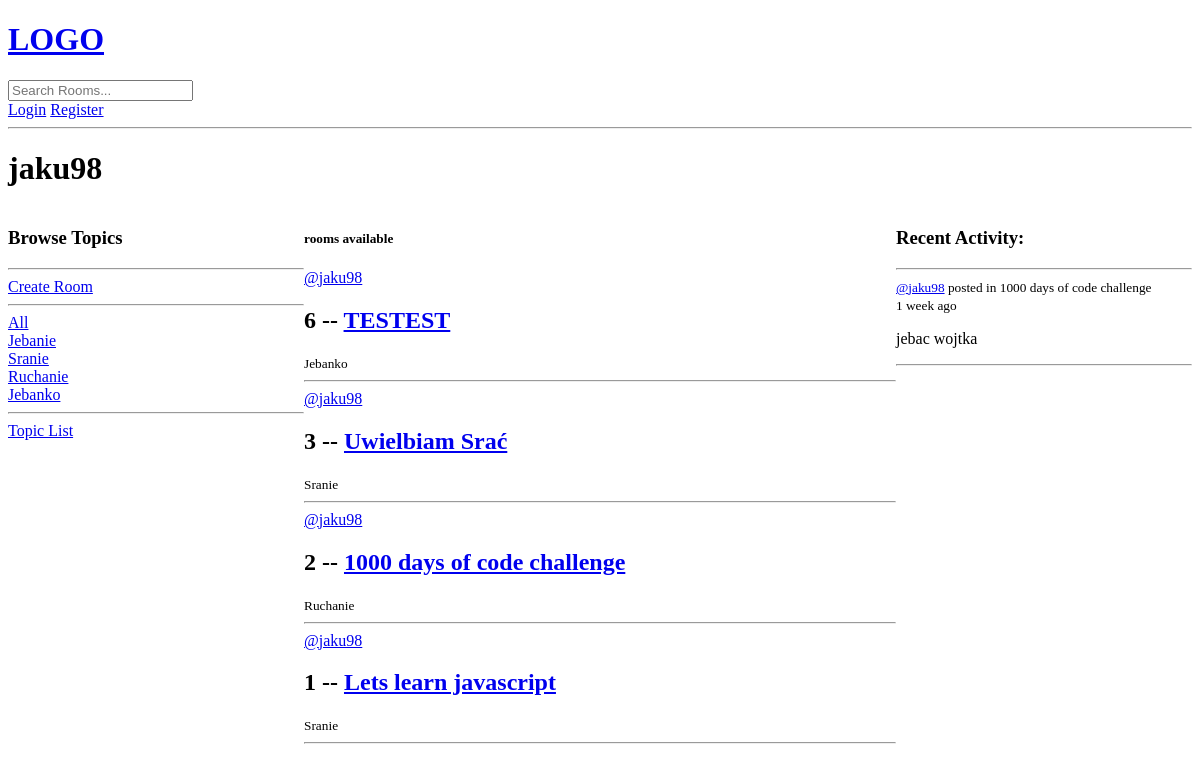
The page /profile/1 on the database as committed earlier.
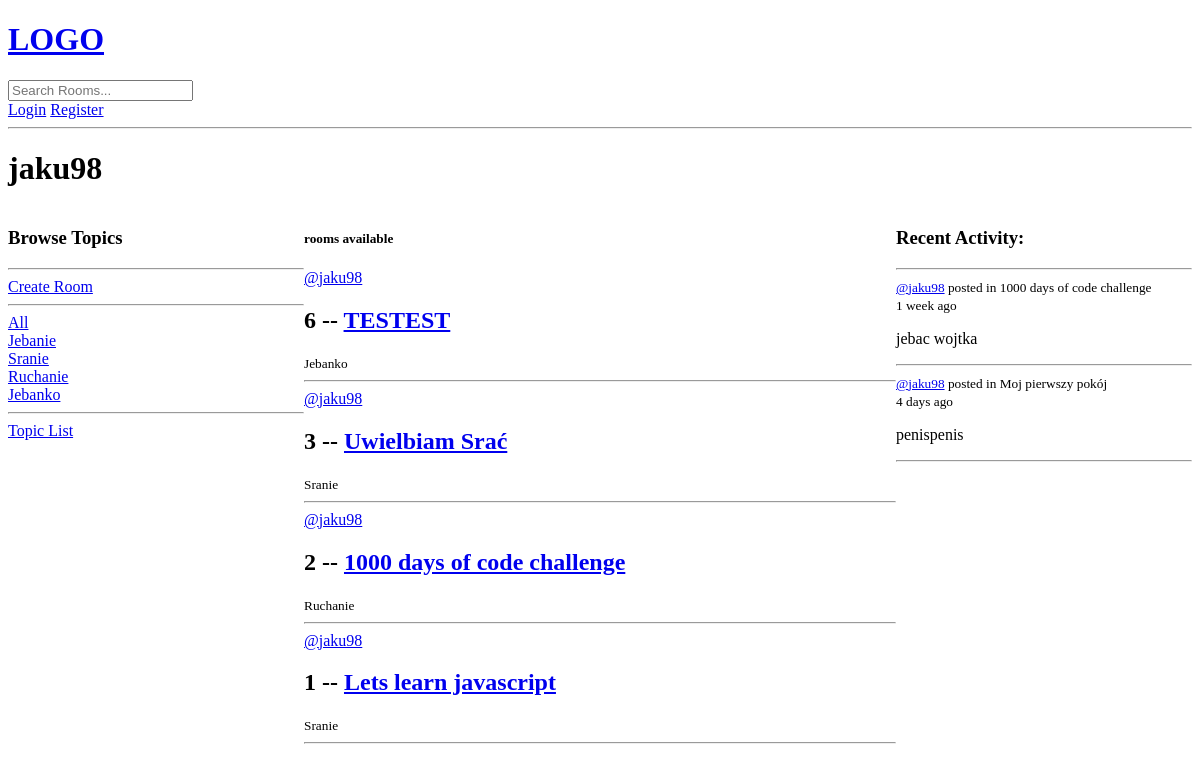
The same page on the database as committed later.
### base/models.py (models this page shows, shortened)
class Topic(models.Model):
    name = models.CharField(max_length=200)
    def __str__(self):
        return self.name

class Room(models.Model):
    user = models.ForeignKey(User, on_delete=models.SET_NULL, null=True)
    topic = models.ForeignKey(Topic, on_delete=models.SET_NULL, null=True)
    name = models.CharField(max_length=200)
    description = models.TextField(max_length=200, null=True, blank=True)
    participants = models.ManyToManyField(User, related_name='participants', blank=True)
    updated = models.DateTimeField(auto_now=True)
    created = models.DateTimeField(auto_now_add=True)
    class Meta:
        ordering = ['-updated', '-created']

class Message(models.Model):
    user = models.ForeignKey(User, on_delete=models.CASCADE)
    room = models.ForeignKey(Room, on_delete=models.CASCADE)
    body = models.TextField(max_length=300)
    updated = models.DateTimeField(auto_now=True)
    created = models.DateTimeField(auto_now_add=True)
    def __str__(self):
        return self.body[:50]

### base/views.py (the view)
# urls.py: path('profile/<str:pk>', views.user_profile, name="user_profile"),
def user_profile(request, pk):
    user = User.objects.get(id=pk)
    rooms = user.room_set.all()
    room_messages = user.message_set.all()
    topics = Topic.objects.all()
    context = {'user': user,
               'rooms': rooms,
               'topics': topics,
               'room_messages': room_messages}
    return render(request, 'base/profile.html', context)

### base/templates/base/profile.html (shortened to what this page needs)
{% extends 'main.html' %}
{% block content %}
<h1>{{ user.username }}</h1>
<div class="profile-container">
    <div>
        {% include 'base/topic_component.html' %}
    </div>
    <div>
        {% include 'base/feed_component.html' %}
    </div>
    <div>
        {% include 'base/activity_component.html' %}
    </div>
</div>
{% endblock content %} }

### base/templates/base/topic_component.html
<h3>Browse Topics</h3>
    <hr>
    <a href="{% url 'create_room' %}">Create Room</a>
    <hr>
    <div>
        <a href="{% url 'home' %}">All</a>
    </div>
    {% for topic in topics %}
        <div>
            <a href="{% url 'home' %}?q={{ topic.name }}">{{ topic }}</a>
        </div>
    {% endfor %}
    <hr>
    <div>
        <a href="{% url 'topic_list' %}">Topic List</a>
    </div>

### base/templates/base/feed_component.html (shortened to what this page needs)
<h5>{{ room_count }} rooms available</h5>
            {% for room in rooms %}
                <div>
                    <a href="{% url 'user_profile' room.user.id %}"> @{{ room.user.username }} </a>
                    <h2>{{ room.id }} --  <a href="{% url 'room' room.id %}">{{ room.name }} </a></h2>
                    <small>{{ room.topic.name }}</small><br>
                    <hr>
                </div>
            {% endfor %}

### base/templates/base/activity_component.html (shortened to what this page needs)
{% block content %}
<div>
    <h3>Recent Activity:</h3>
    <hr>
    {% for message in room_messages %}
        <div>
            <small><a href="{% url 'user_profile' message.user.id %}">@{{ message.user }}</a> posted in {{ message.room.name }}<br>
                {{ message.created|timesince }} ago
            </small>
            <p>
                {{ message }}
            </p>
            <hr>
        </div>
    {% endfor %}
</div>
{% endblock content %}

Rows that differ between the two databases and show on the page:
added Message: user "jaku98", room.name "Moj pierwszy pokój", created "4 days", body "penispenis"
